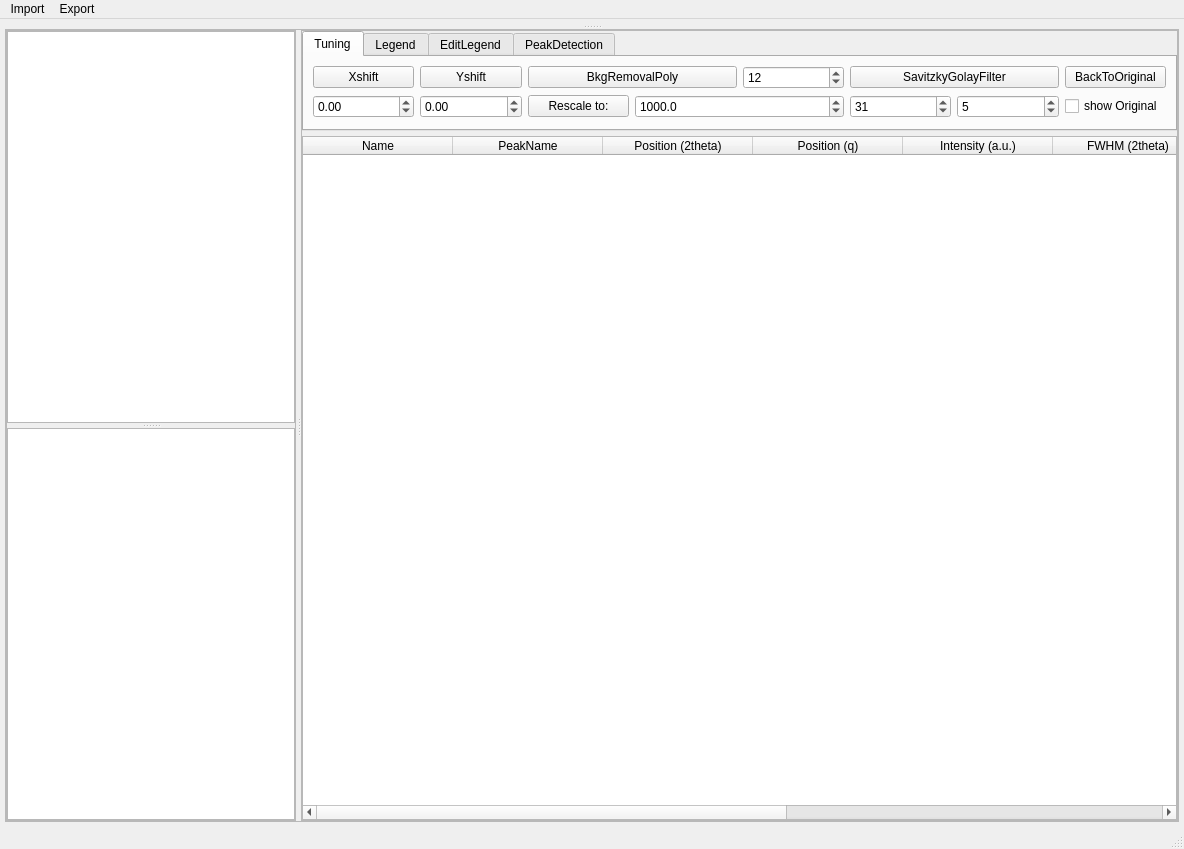
<?xml version="1.0" encoding="UTF-8"?>
<ui version="4.0">
 <class>MainWindow</class>
 <widget class="QMainWindow" name="MainWindow">
  <property name="geometry">
   <rect>
    <x>0</x>
    <y>0</y>
    <width>1184</width>
    <height>849</height>
   </rect>
  </property>
  <property name="windowTitle">
   <string>XRD</string>
  </property>
  <widget class="QWidget" name="centralwidget">
   <layout class="QVBoxLayout" name="verticalLayout">
    <property name="spacing">
     <number>5</number>
    </property>
    <property name="leftMargin">
     <number>5</number>
    </property>
    <property name="topMargin">
     <number>5</number>
    </property>
    <property name="rightMargin">
     <number>5</number>
    </property>
    <property name="bottomMargin">
     <number>5</number>
    </property>
    <item>
     <widget class="QSplitter" name="splitter">
      <property name="orientation">
       <enum>Qt::Vertical</enum>
      </property>
      <property name="handleWidth">
       <number>5</number>
      </property>
      <widget class="QWidget" name="mplwidget" native="true">
       <layout class="QVBoxLayout" name="verticalLayout_mplwidget">
        <property name="spacing">
         <number>5</number>
        </property>
        <property name="leftMargin">
         <number>0</number>
        </property>
        <property name="topMargin">
         <number>0</number>
        </property>
        <property name="rightMargin">
         <number>0</number>
        </property>
        <property name="bottomMargin">
         <number>0</number>
        </property>
       </layout>
      </widget>
      <widget class="QFrame" name="frame">
       <property name="sizePolicy">
        <sizepolicy hsizetype="Preferred" vsizetype="Maximum">
         <horstretch>0</horstretch>
         <verstretch>0</verstretch>
        </sizepolicy>
       </property>
       <property name="frameShape">
        <enum>QFrame::StyledPanel</enum>
       </property>
       <property name="frameShadow">
        <enum>QFrame::Raised</enum>
       </property>
       <layout class="QGridLayout" name="gridLayout">
        <property name="leftMargin">
         <number>0</number>
        </property>
        <property name="topMargin">
         <number>0</number>
        </property>
        <property name="rightMargin">
         <number>0</number>
        </property>
        <property name="bottomMargin">
         <number>0</number>
        </property>
        <item row="0" column="0">
         <widget class="QSplitter" name="splitter_2">
          <property name="orientation">
           <enum>Qt::Horizontal</enum>
          </property>
          <property name="handleWidth">
           <number>5</number>
          </property>
          <widget class="QFrame" name="frame_2">
           <property name="sizePolicy">
            <sizepolicy hsizetype="Expanding" vsizetype="Maximum">
             <horstretch>0</horstretch>
             <verstretch>0</verstretch>
            </sizepolicy>
           </property>
           <property name="frameShape">
            <enum>QFrame::StyledPanel</enum>
           </property>
           <property name="frameShadow">
            <enum>QFrame::Raised</enum>
           </property>
           <layout class="QVBoxLayout" name="verticalLayout_2">
            <property name="spacing">
             <number>0</number>
            </property>
            <property name="leftMargin">
             <number>0</number>
            </property>
            <property name="topMargin">
             <number>0</number>
            </property>
            <property name="rightMargin">
             <number>0</number>
            </property>
            <property name="bottomMargin">
             <number>0</number>
            </property>
            <item>
             <widget class="QSplitter" name="splitter_3">
              <property name="orientation">
               <enum>Qt::Vertical</enum>
              </property>
              <property name="handleWidth">
               <number>5</number>
              </property>
              <widget class="QListWidget" name="listWidget_samples">
               <property name="sizePolicy">
                <sizepolicy hsizetype="Expanding" vsizetype="Expanding">
                 <horstretch>0</horstretch>
                 <verstretch>0</verstretch>
                </sizepolicy>
               </property>
               <property name="selectionMode">
                <enum>QAbstractItemView::MultiSelection</enum>
               </property>
              </widget>
              <widget class="QListWidget" name="listWidget_refpatt">
               <property name="sizePolicy">
                <sizepolicy hsizetype="Expanding" vsizetype="Expanding">
                 <horstretch>0</horstretch>
                 <verstretch>0</verstretch>
                </sizepolicy>
               </property>
               <property name="selectionMode">
                <enum>QAbstractItemView::MultiSelection</enum>
               </property>
              </widget>
             </widget>
            </item>
           </layout>
          </widget>
          <widget class="QFrame" name="frame_3">
           <property name="frameShape">
            <enum>QFrame::StyledPanel</enum>
           </property>
           <property name="frameShadow">
            <enum>QFrame::Raised</enum>
           </property>
           <layout class="QVBoxLayout" name="verticalLayout_3">
            <property name="spacing">
             <number>5</number>
            </property>
            <property name="leftMargin">
             <number>0</number>
            </property>
            <property name="topMargin">
             <number>0</number>
            </property>
            <property name="rightMargin">
             <number>0</number>
            </property>
            <property name="bottomMargin">
             <number>0</number>
            </property>
            <item>
             <widget class="QTabWidget" name="tabWidget">
              <property name="sizePolicy">
               <sizepolicy hsizetype="Expanding" vsizetype="Fixed">
                <horstretch>0</horstretch>
                <verstretch>0</verstretch>
               </sizepolicy>
              </property>
              <property name="maximumSize">
               <size>
                <width>16777215</width>
                <height>120</height>
               </size>
              </property>
              <property name="currentIndex">
               <number>0</number>
              </property>
              <widget class="QWidget" name="tab">
               <property name="sizePolicy">
                <sizepolicy hsizetype="Preferred" vsizetype="Fixed">
                 <horstretch>0</horstretch>
                 <verstretch>0</verstretch>
                </sizepolicy>
               </property>
               <attribute name="title">
                <string>Tuning</string>
               </attribute>
               <layout class="QGridLayout" name="gridLayout_3">
                <item row="0" column="0">
                 <widget class="QPushButton" name="pushButton_Xshift">
                  <property name="text">
                   <string>Xshift</string>
                  </property>
                 </widget>
                </item>
                <item row="0" column="1">
                 <widget class="QPushButton" name="pushButton_Yshift">
                  <property name="text">
                   <string>Yshift</string>
                  </property>
                 </widget>
                </item>
                <item row="0" column="2" colspan="2">
                 <widget class="QPushButton" name="pushButton_BkgRemovalPoly">
                  <property name="text">
                   <string>BkgRemovalPoly</string>
                  </property>
                 </widget>
                </item>
                <item row="0" column="4">
                 <widget class="QSpinBox" name="spinBox_PolyNumb">
                  <property name="value">
                   <number>12</number>
                  </property>
                 </widget>
                </item>
                <item row="0" column="5" colspan="2">
                 <widget class="QPushButton" name="pushButton_SGfilter">
                  <property name="text">
                   <string>SavitzkyGolayFilter</string>
                  </property>
                 </widget>
                </item>
                <item row="0" column="7">
                 <widget class="QPushButton" name="pushButton_Backtooriginal">
                  <property name="text">
                   <string>BackToOriginal</string>
                  </property>
                 </widget>
                </item>
                <item row="1" column="0">
                 <widget class="QDoubleSpinBox" name="doubleSpinBox_Xshift">
                  <property name="minimum">
                   <double>-100000.000000000000000</double>
                  </property>
                  <property name="maximum">
                   <double>100000.000000000000000</double>
                  </property>
                  <property name="singleStep">
                   <double>1.000000000000000</double>
                  </property>
                 </widget>
                </item>
                <item row="1" column="1">
                 <widget class="QDoubleSpinBox" name="doubleSpinBox_Yshift">
                  <property name="minimum">
                   <double>-100000.000000000000000</double>
                  </property>
                  <property name="maximum">
                   <double>100000.000000000000000</double>
                  </property>
                  <property name="singleStep">
                   <double>1.000000000000000</double>
                  </property>
                 </widget>
                </item>
                <item row="1" column="2">
                 <widget class="QPushButton" name="pushButton_rescale">
                  <property name="text">
                   <string>Rescale to:</string>
                  </property>
                 </widget>
                </item>
                <item row="1" column="3" colspan="2">
                 <widget class="QDoubleSpinBox" name="doubleSpinBox_rescale">
                  <property name="decimals">
                   <number>1</number>
                  </property>
                  <property name="maximum">
                   <double>10000.000000000000000</double>
                  </property>
                  <property name="value">
                   <double>1000.000000000000000</double>
                  </property>
                 </widget>
                </item>
                <item row="1" column="5">
                 <widget class="QSpinBox" name="spinBox_SGfilter1">
                  <property name="maximum">
                   <number>999</number>
                  </property>
                  <property name="value">
                   <number>31</number>
                  </property>
                 </widget>
                </item>
                <item row="1" column="6">
                 <widget class="QSpinBox" name="spinBox_SGfilter2">
                  <property name="maximum">
                   <number>999</number>
                  </property>
                  <property name="value">
                   <number>5</number>
                  </property>
                 </widget>
                </item>
                <item row="1" column="7">
                 <widget class="QCheckBox" name="checkBox_showOrig">
                  <property name="text">
                   <string>show Original</string>
                  </property>
                 </widget>
                </item>
               </layout>
              </widget>
              <widget class="QWidget" name="tab_2">
               <property name="sizePolicy">
                <sizepolicy hsizetype="Preferred" vsizetype="Fixed">
                 <horstretch>0</horstretch>
                 <verstretch>0</verstretch>
                </sizepolicy>
               </property>
               <attribute name="title">
                <string>Legend</string>
               </attribute>
               <layout class="QHBoxLayout" name="horizontalLayout">
                <item>
                 <spacer name="horizontalSpacer_2">
                  <property name="orientation">
                   <enum>Qt::Horizontal</enum>
                  </property>
                  <property name="sizeHint" stdset="0">
                   <size>
                    <width>43</width>
                    <height>20</height>
                   </size>
                  </property>
                 </spacer>
                </item>
                <item>
                 <widget class="QCheckBox" name="checkBox_legend">
                  <property name="text">
                   <string>Legend?</string>
                  </property>
                 </widget>
                </item>
                <item>
                 <spacer name="horizontalSpacer">
                  <property name="orientation">
                   <enum>Qt::Horizontal</enum>
                  </property>
                  <property name="sizeHint" stdset="0">
                   <size>
                    <width>128</width>
                    <height>20</height>
                   </size>
                  </property>
                 </spacer>
                </item>
                <item>
                 <widget class="QCheckBox" name="checkBox_ylabel">
                  <property name="text">
                   <string>no y label</string>
                  </property>
                 </widget>
                </item>
                <item>
                 <widget class="QCheckBox" name="checkBox_Qspace">
                  <property name="text">
                   <string>q space</string>
                  </property>
                 </widget>
                </item>
                <item>
                 <spacer name="horizontalSpacer_3">
                  <property name="orientation">
                   <enum>Qt::Horizontal</enum>
                  </property>
                  <property name="sizeHint" stdset="0">
                   <size>
                    <width>358</width>
                    <height>20</height>
                   </size>
                  </property>
                 </spacer>
                </item>
               </layout>
              </widget>
              <widget class="QWidget" name="EditLegend">
               <property name="sizePolicy">
                <sizepolicy hsizetype="Preferred" vsizetype="Fixed">
                 <horstretch>0</horstretch>
                 <verstretch>0</verstretch>
                </sizepolicy>
               </property>
               <attribute name="title">
                <string>EditLegend</string>
               </attribute>
               <layout class="QGridLayout" name="gridLayout_4">
                <property name="leftMargin">
                 <number>0</number>
                </property>
                <property name="topMargin">
                 <number>0</number>
                </property>
                <property name="rightMargin">
                 <number>0</number>
                </property>
                <property name="bottomMargin">
                 <number>0</number>
                </property>
                <item row="0" column="0">
                 <widget class="QScrollArea" name="scrollArea">
                  <property name="widgetResizable">
                   <bool>true</bool>
                  </property>
                  <widget class="QWidget" name="scrollAreaWidgetContents">
                   <property name="geometry">
                    <rect>
                     <x>0</x>
                     <y>0</y>
                     <width>878</width>
                     <height>86</height>
                    </rect>
                   </property>
                   <layout class="QVBoxLayout" name="verticalLayout_legend">
                    <property name="leftMargin">
                     <number>0</number>
                    </property>
                    <property name="topMargin">
                     <number>0</number>
                    </property>
                    <property name="rightMargin">
                     <number>0</number>
                    </property>
                    <property name="bottomMargin">
                     <number>0</number>
                    </property>
                   </layout>
                  </widget>
                 </widget>
                </item>
               </layout>
              </widget>
              <widget class="QWidget" name="tab_3">
               <property name="sizePolicy">
                <sizepolicy hsizetype="Preferred" vsizetype="Fixed">
                 <horstretch>0</horstretch>
                 <verstretch>0</verstretch>
                </sizepolicy>
               </property>
               <attribute name="title">
                <string>PeakDetection</string>
               </attribute>
               <layout class="QGridLayout" name="gridLayout_2">
                <item row="2" column="5">
                 <widget class="QDoubleSpinBox" name="doubleSpinBox_threshold">
                  <property name="singleStep">
                   <double>0.010000000000000</double>
                  </property>
                  <property name="value">
                   <double>0.080000000000000</double>
                  </property>
                 </widget>
                </item>
                <item row="2" column="6">
                 <widget class="QSpinBox" name="spinBox_MinDist">
                  <property name="maximum">
                   <number>999</number>
                  </property>
                  <property name="value">
                   <number>20</number>
                  </property>
                 </widget>
                </item>
                <item row="2" column="7">
                 <widget class="QSpinBox" name="spinBox_A">
                  <property name="maximum">
                   <number>999</number>
                  </property>
                  <property name="value">
                   <number>35</number>
                  </property>
                 </widget>
                </item>
                <item row="2" column="8">
                 <widget class="QSpinBox" name="spinBox_B">
                  <property name="maximum">
                   <number>999</number>
                  </property>
                  <property name="value">
                   <number>10</number>
                  </property>
                 </widget>
                </item>
                <item row="2" column="3">
                 <widget class="QDoubleSpinBox" name="doubleSpinBox_ScherrerCst">
                  <property name="singleStep">
                   <double>0.010000000000000</double>
                  </property>
                  <property name="value">
                   <double>0.890000000000000</double>
                  </property>
                 </widget>
                </item>
                <item row="2" column="9">
                 <widget class="QSpinBox" name="spinBox_C">
                  <property name="maximum">
                   <number>999</number>
                  </property>
                  <property name="value">
                   <number>80</number>
                  </property>
                 </widget>
                </item>
                <item row="2" column="10">
                 <widget class="QCheckBox" name="checkBox_show">
                  <property name="text">
                   <string>show</string>
                  </property>
                 </widget>
                </item>
                <item row="2" column="2">
                 <widget class="QLabel" name="label_6">
                  <property name="text">
                   <string>ScherrerCst</string>
                  </property>
                 </widget>
                </item>
                <item row="1" column="10">
                 <widget class="QCheckBox" name="checkBox_shownames">
                  <property name="text">
                   <string>showNames</string>
                  </property>
                 </widget>
                </item>
                <item row="1" column="9">
                 <widget class="QLabel" name="label_5">
                  <property name="text">
                   <string>diffLeftRight</string>
                  </property>
                 </widget>
                </item>
                <item row="1" column="7">
                 <widget class="QLabel" name="label_3">
                  <property name="text">
                   <string>#points</string>
                  </property>
                 </widget>
                </item>
                <item row="1" column="8">
                 <widget class="QLabel" name="label_4">
                  <property name="text">
                   <string>basepts</string>
                  </property>
                 </widget>
                </item>
                <item row="1" column="5">
                 <widget class="QLabel" name="label">
                  <property name="text">
                   <string>Thres.</string>
                  </property>
                 </widget>
                </item>
                <item row="1" column="6">
                 <widget class="QLabel" name="label_2">
                  <property name="text">
                   <string>MinDist</string>
                  </property>
                 </widget>
                </item>
                <item row="1" column="2" colspan="2">
                 <widget class="QPushButton" name="pushButton_peaknames">
                  <property name="text">
                   <string>Confirm peak names</string>
                  </property>
                 </widget>
                </item>
                <item row="2" column="1">
                 <widget class="QCheckBox" name="checkBox_auto">
                  <property name="text">
                   <string>Auto</string>
                  </property>
                 </widget>
                </item>
                <item row="1" column="1">
                 <widget class="QPushButton" name="pushButton_detectpeaks">
                  <property name="text">
                   <string>Detect Peaks</string>
                  </property>
                 </widget>
                </item>
               </layout>
              </widget>
             </widget>
            </item>
            <item>
             <widget class="QTableWidget" name="tableWidget">
              <property name="sortingEnabled">
               <bool>true</bool>
              </property>
              <attribute name="horizontalHeaderDefaultSectionSize">
               <number>150</number>
              </attribute>
              <attribute name="horizontalHeaderStretchLastSection">
               <bool>true</bool>
              </attribute>
              <attribute name="verticalHeaderVisible">
               <bool>false</bool>
              </attribute>
              <attribute name="verticalHeaderDefaultSectionSize">
               <number>20</number>
              </attribute>
              <attribute name="verticalHeaderMinimumSectionSize">
               <number>10</number>
              </attribute>
              <column>
               <property name="text">
                <string>Name</string>
               </property>
              </column>
              <column>
               <property name="text">
                <string>PeakName</string>
               </property>
              </column>
              <column>
               <property name="text">
                <string>Position (2theta)</string>
               </property>
              </column>
              <column>
               <property name="text">
                <string>Position (q)</string>
               </property>
              </column>
              <column>
               <property name="text">
                <string>Intensity (a.u.)</string>
               </property>
              </column>
              <column>
               <property name="text">
                <string>FWHM (2theta)</string>
               </property>
              </column>
              <column>
               <property name="text">
                <string>PeakArea</string>
               </property>
              </column>
              <column>
               <property name="text">
                <string>IntegralBreadth (2theta)</string>
               </property>
              </column>
              <column>
               <property name="text">
                <string>Cryst.Size KI/Dcos(theta)(nm)</string>
               </property>
              </column>
             </widget>
            </item>
           </layout>
          </widget>
         </widget>
        </item>
       </layout>
      </widget>
     </widget>
    </item>
   </layout>
  </widget>
  <widget class="QMenuBar" name="menubar">
   <property name="geometry">
    <rect>
     <x>0</x>
     <y>0</y>
     <width>1184</width>
     <height>26</height>
    </rect>
   </property>
   <widget class="QMenu" name="menuImport_export">
    <property name="title">
     <string>Import</string>
    </property>
    <addaction name="actionimport_data"/>
    <addaction name="actionimport_ref"/>
   </widget>
   <widget class="QMenu" name="menuExport">
    <property name="title">
     <string>Export</string>
    </property>
    <addaction name="actionExport_export"/>
    <addaction name="actionExportWillHall"/>
    <addaction name="actionExport_as_Ref"/>
   </widget>
   <addaction name="menuImport_export"/>
   <addaction name="menuExport"/>
  </widget>
  <widget class="QStatusBar" name="statusbar"/>
  <action name="actionimport_data">
   <property name="text">
    <string>Import data</string>
   </property>
  </action>
  <action name="actionimport_ref">
   <property name="text">
    <string>Import ref</string>
   </property>
  </action>
  <action name="actionExport">
   <property name="text">
    <string>Export</string>
   </property>
  </action>
  <action name="actionexportWillHall">
   <property name="text">
    <string>exportWillHall</string>
   </property>
  </action>
  <action name="actionmakeTimeGraph">
   <property name="text">
    <string>makeTimeGraph</string>
   </property>
  </action>
  <action name="actionExport_export">
   <property name="text">
    <string>Export</string>
   </property>
  </action>
  <action name="actionExportWillHall">
   <property name="text">
    <string>ExportWillHall</string>
   </property>
  </action>
  <action name="actionExport_as_Ref">
   <property name="text">
    <string>Export as Ref</string>
   </property>
  </action>
 </widget>
 <resources/>
 <connections/>
</ui>
